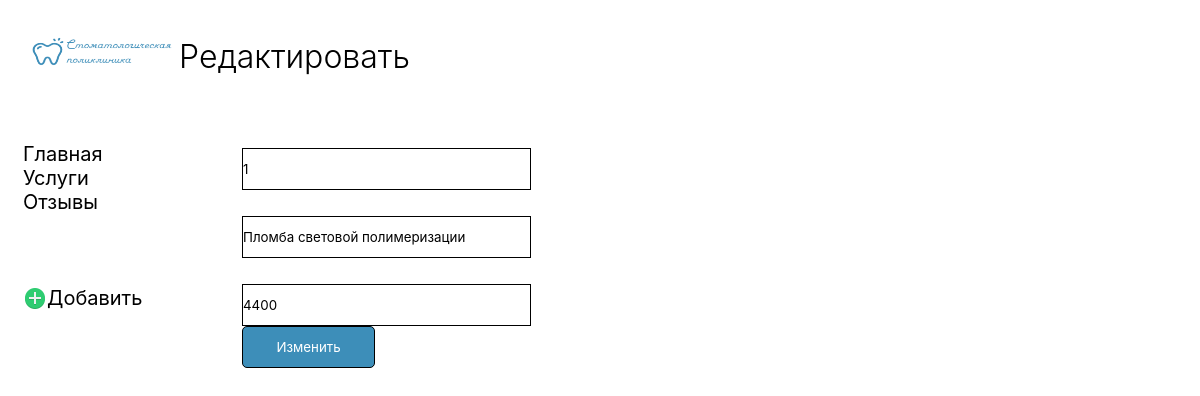
Page /9/update on the committed database.
### main/models.py (models this page shows, shortened)
class Service(models.Model):
    name = models.CharField('Имя', max_length=50)
    price = models.IntegerField('Цена', max_length=50)
    ind = models.CharField('Индекс', max_length=50)
    class Meta:
        verbose_name = 'Запись'
        verbose_name_plural = 'Записи'

### main/views.py (the view)
# urls.py: path('<int:pk>/update', views.ServiceUpdateView.as_view(), name='task-update'),
class ServiceUpdateView(UpdateView):
    model = Service
    template_name = 'main/create.html'
    form_class = ServiceForm
    success_url = '/'

### main/forms.py
class ServiceForm(ModelForm):
    class Meta:
        model = Service
        fields = ["name", "price", "ind"]
        widgets = {
            "name": TextInput(attrs={
                'class': 'form-control',
                'placeholder': 'Введите наименование'
            }),
            "price": TextInput(attrs={
                'class': 'form-control',
                'placeholder': 'Введите цену'
            }),
            "ind": TextInput(attrs={
                'class': 'form-control',
                'placeholder': 'Введите номер'
            }),
        }

### main/templates/main/create.html (shortened to what this page needs)
{% extends 'main/base.html' %}
{% block content %}
<h1>Редактировать</h1>
<form method="post">
  {{ form.ind }}<br>
  {{ form.name }}<br>
  {{ form.price }}<br>
  <button type="submit" class="btn btn-success">Изменить</button>
</form>
{% endblock %}

### static/styles/st.css (style rules this page uses)
* { margin: 0; padding: 0; box-sizing: border-box; font-family: Inter; }
h1 { font-size: 32px; font-weight: 300; line-height: 39px; letter-spacing: 0em; text-align: left; padding-top: 37px; padding-left: 37px; }
form { margin-top: 20px; margin-left: 216px; padding: 26px; }
.form-control { width: 289px; height: 42px; left: 254px; border: 1px solid black; margin-top: 26px; margin-right:28px; }
button { width: 133px; height: 42px; top: 435px; left: 254px; border-radius: 5px; border: 1px solid black; }
button { background-color: #3D8EB9; color: #fff; }

### rows in the picture
Service: ind "1", name "Пломба световой полимеризации", price "4400"
